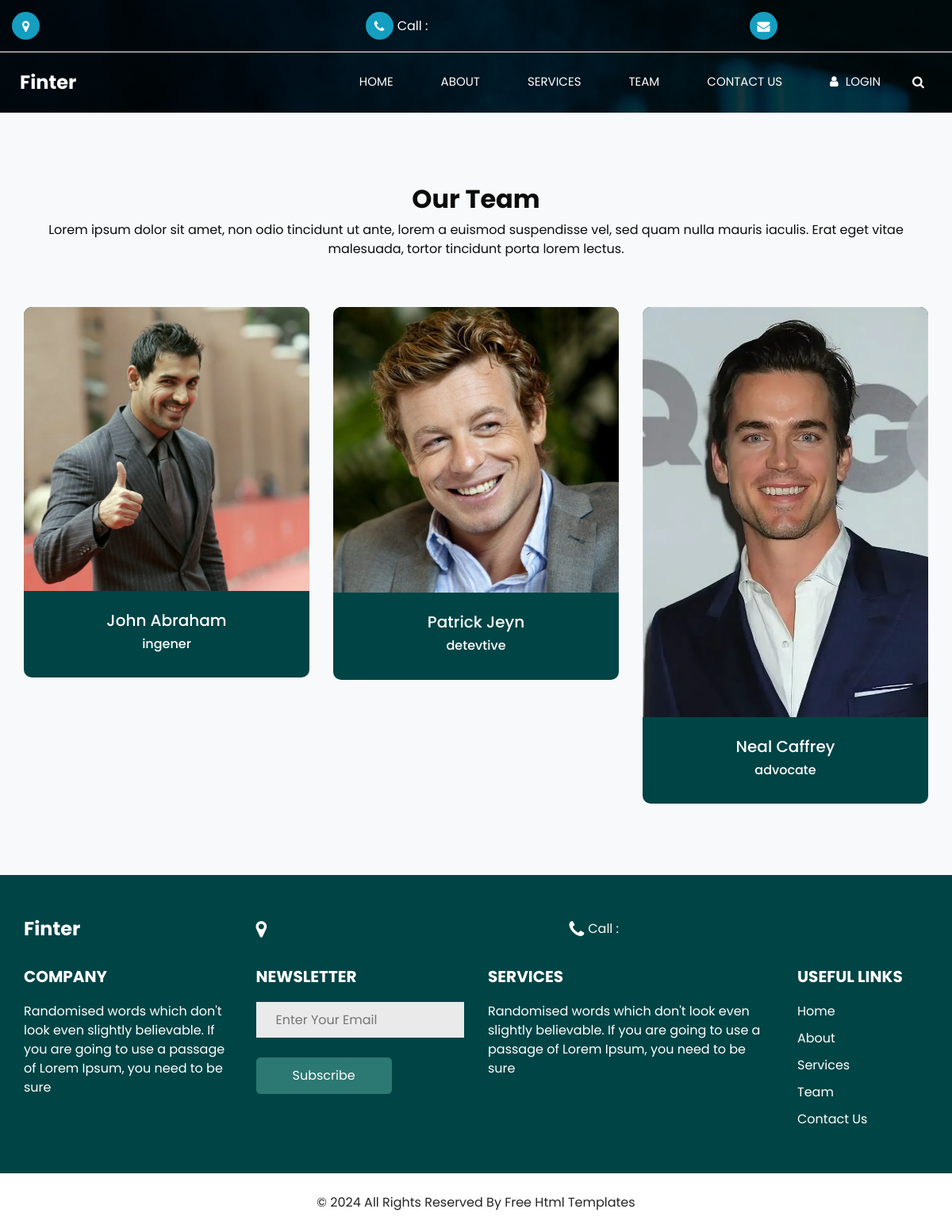
/team/team/, run on the app's committed database.
### team/models.py (models this page shows, shortened)
class Team(models.Model):
    name = models.CharField(max_length=100)
    job = models.CharField(max_length=50)
    image = models.ImageField(upload_to='team_images/')

### team/views.py (the view)
def teamView(request):
    team = Team.objects.all()
    return render(request, 'team.html', context={
        'teams': team
    })

### templates/team.html (shortened to what this page needs)
{% extends 'base.html' %}
{% load static %}
{% block content %}
  <section class="team_section layout_padding bg-light ">
    <div class="container">
      <div class="heading_container heading_center">
        <h2>
          Our Team
        </h2>
        <p>
          Lorem ipsum dolor sit amet, non odio tincidunt ut ante, lorem a euismod suspendisse vel, sed quam nulla mauris
          iaculis. Erat eget vitae malesuada, tortor tincidunt porta lorem lectus.
        </p>
      </div>
      <div class="row">
        {% for i in teams %}
        <div class="col-md-4 col-sm-6 mx-auto">
          <div class="box">
            <div class="img-box">
              <img src="{{ i.image.url }}" alt="">
            </div>
            <div class="detail-box">
              <h5>
                {{ i.name }}
              </h5>
              <h6 class="">
                {{ i.job }}
              </h6>
            </div>
          </div>
        </div>
      {% endfor %}
      </div>
    </div>
  </section>
  <section class="info_section ">
    <div class="container">
        <div class="info_top">
            <div class="row">
                <div class="col-md-3 ">
                    <a class="navbar-brand" href="index.html">
                        Finter
                    </a>
                </div>
                <div class="col-md-5 ">
                    <div class="info_contact">
                        <a href="https://maps.app.goo.gl/ycWmoMYHtms33hGC7">
                            <i class="fa fa-map-marker" aria-hidden="true"></i>
                        </a>
                        <a href="">
                            <i class="fa fa-phone" aria-hidden="true"></i>
                            <span>
                  Call : {{ homes.phone }}
                </span>
                        </a>
                    </div>
                </div>
            </div>
        </div>
        <div class="info_bottom">
            <div class="row">
                <div class="col-lg-3 col-md-6">
                    <div class="info_detail">
                        <h5>
                            Company
                        </h5>
                        <p>
                            Randomised words which don't look even slightly believable. If you are going to use a
                            passage of
                            Lorem
                            Ipsum, you need to be sure
                        </p>
                    </div>
                </div>
                <div class="col-lg-3 col-md-6">
                    <div class="info_form">
                        <h5>
                            NEWSLETTER
                        </h5>
                        <form action="">
                            <input type="text" placeholder="Enter Your Email"/>
                            <button type="submit">
                                Subscribe
                            </button>
                        </form>
                    </div>
                </div>
                <div class="col-lg-4 col-md-6">
                    <div class="info_detail">
                        <h5>
                            Services
                        </h5>
                        <p>
                            Randomised words which don't look even slightly believable. If you are going to use a
                            passage of
                            Lorem
                            Ipsum, you need to be sure
                        </p>
                    </div>
                </div>
                <div class="col-lg-2 col-md-6">
                    <div class="">
                        <h5>
                            Useful links
                        </h5>
                        <ul class="info_menu">
                            <li>
                                <a href="{% url 'index' %}">
                                    Home
                                </a>
                            </li>
                            <li>
                                <a href="{% url 'about' %}">
                                    About
                                </a>
                            </li>
                            <li>
                                <a href="{% url 'service' %}">
                                    Services
                                </a>
                            </li>
                            <li>
                                <a href="{% url 'team' %}">
                                    Team
                                </a>
                            </li>
                            <li class="mb-0">
                                <a href="{% url 'contact' %}">
                                    Contact Us
                                </a>
                            </li>
                        </ul>
                    </div>
                </div>
            </div>
        </div>
    </div>
</section>
{% endblock %}

### templates/base.html (shortened to what this page needs)
<!DOCTYPE html>
{% load static %}
<html>
<head>
    <link rel="stylesheet" type="text/css" href="{% static 'css/bootstrap.css' %}"/>
    <link rel="stylesheet" type="text/css"
          href="https://cdnjs.cloudflare.com/ajax/libs/OwlCarousel2/2.3.4/assets/owl.carousel.min.css"/>
    <link rel="stylesheet"
          href="https://cdnjs.cloudflare.com/ajax/libs/jquery-nice-select/1.1.0/css/nice-select.min.css"
/>
    <link href="{% static 'css/font-awesome.min.css' %}" rel="stylesheet"/>
    <link href="{% static 'css/style.css' %}" rel="stylesheet"/>
    <link href="{% static 'css/responsive.css' %}" rel="stylesheet"/>
</head>
<body>
<div class="hero_area">
    <div class="hero_bg_box">
    </div>
<header class="header_section">
    <div class="header_top">
        <div class="container-fluid header_top_container">
            <div class="contact_nav">
                <a href="https://maps.app.goo.gl/ycWmoMYHtms33hGC7">
                    <i class="fa fa-map-marker" aria-hidden="true"></i>
                </a>
                <a href="tel:{{ homes.phone }}">
                    <i class="fa fa-phone" aria-hidden="true"></i>
                    <span>
                        Call : {{ homes.phone }}
                    </span>
                </a>
                <a href="mailto:{{ homes.email }}">
                    <i class="fa fa-envelope" aria-hidden="true"></i>
                </a>
            </div>
        </div>
    </div>
    <div class="header_bottom">
        <div class="container-fluid">
            <nav class="navbar navbar-expand-lg custom_nav-container ">
                <a class="navbar-brand" href="{% url 'index' %}">Finter</a>
                <div class="collapse navbar-collapse" id="navbarSupportedContent">
                    <ul class="navbar-nav">
                        <li class="nav-item active">
                            <a class="nav-link" href="{% url 'index' %}">Home <span class="sr-only">(current)</span></a>
                        </li>
                        <li class="nav-item">
                            <a class="nav-link" href="{% url 'about' %}"> About</a>
                        </li>
                        <li class="nav-item">
                            <a class="nav-link" href="{% url 'service' %}">Services</a>
                        </li>
                        <li class="nav-item">
                            <a class="nav-link" href="{% url 'team' %}"> Team </a>
                        </li>
                        <li class="nav-item">
                            <a class="nav-link" href="{% url 'contact' %}">Contact Us</a>
                        </li>
                        <li class="nav-item">
                            <a class="nav-link" href="#">
                                <i class="fa fa-user" aria-hidden="true"></i>
                                <span>
                                    Login
                                </span>
                            </a>
                        </li>
                        <form class="form-inline justify-content-center">
                            <button class="btn my-2 my-sm-0 nav_search-btn" type="submit">
                                <i class="fa fa-search" aria-hidden="true"></i>
                            </button>
                        </form>
                    </ul>
                </div>
            </nav>
        </div>
    </div>
</header>
{% block content %}
{% endblock %}
<footer class="footer_section">
    <div class="container">
        <p>
            &copy; <span id="displayYear"></span> All Rights Reserved By
            <a href="https://html.design/">Free Html Templates</a>
        </p>
    </div>
</footer>
</body>
</html>

### static/css/responsive.css (style rules this page uses)
@media (min-width: 1200px) { .container { max-width: 1170px; } }

### data on the page
Team: image (picture), name "John Abraham", job "ingener"
Team: image (picture), name "Patrick Jeyn", job "detevtive"
Team: image (picture), name "Neal Caffrey", job "advocate"
